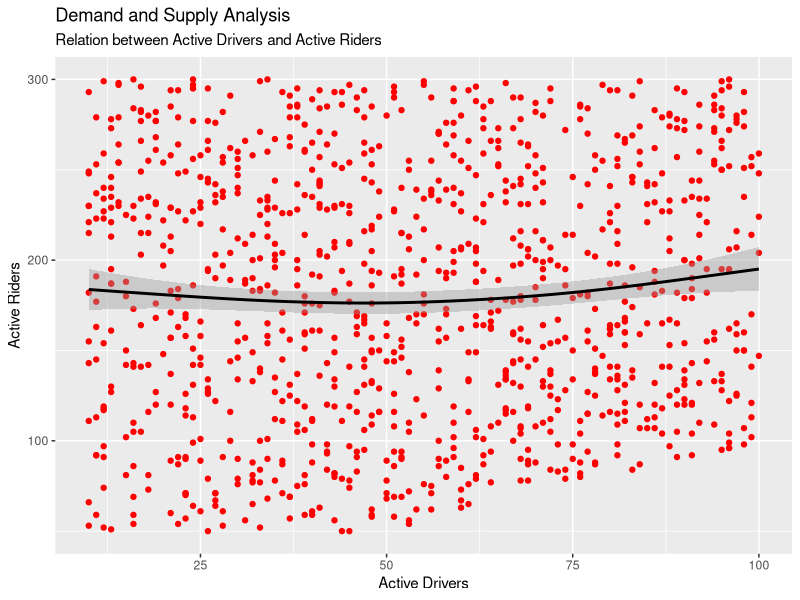
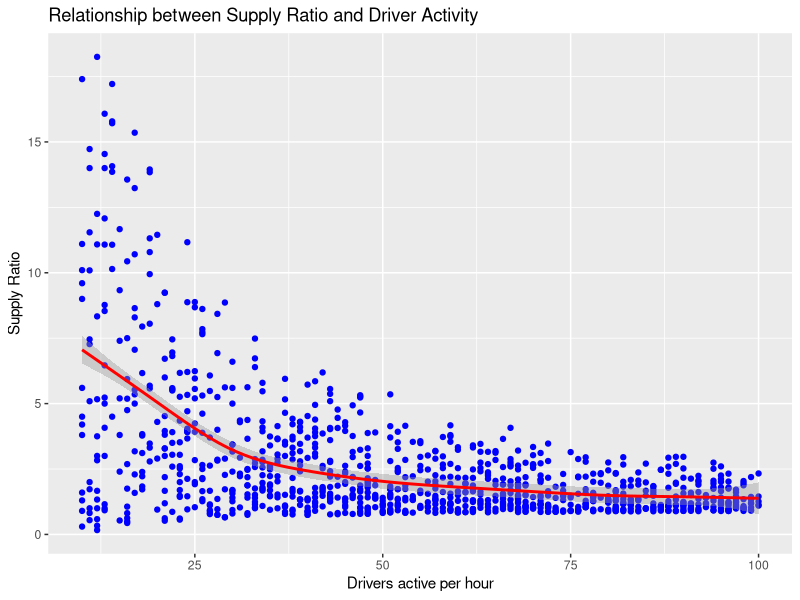

Here is the R script that generated these plots, in order:
## ---- chunk 1
#| label: import packages 
#| message: false
library(tidyverse)
library(kableExtra)
library(readr)
library(skimr)
## ---- chunk 2
#| label: Import Data
#| message: false
rides <- read_csv("rides.csv")
## ---- chunk 3
#| label: missing values
colSums(is.na(rides)) # find out missing values. 

rides <- na.omit(rides) #drop NA values. 

## ---- chunk 4
#| label: rename variables 
colnames(rides) <- c("drivers_active", "riders_active", "rides_completed")

glimpse(rides)
## ---- chunk 5
#| label: relation in drivers and riders
#| message: false
ggplot(rides, aes(x = drivers_active, 
                  y = riders_active)) +
  geom_point(color = "red")+
  geom_smooth(color = "black")+
  labs(
    title = "Demand and Supply Analysis",
    subtitle = "Relation between Active Drivers and Active Riders",
    x = "Active Drivers", 
    y = "Active Riders")
## ---- chunk 6
#| label: supply ratio 
#| message: false
rides <- rides |> 
  mutate(supply_ratio = rides_completed/drivers_active)
head(rides, 5)

ggplot(rides, aes(x = drivers_active, 
                  y = supply_ratio)) +
  geom_point(color = "blue") +
  geom_smooth(color = "red") +
  labs(
    x = "Drivers active per hour",
    y = "Supply Ratio",
    title = "Relationship between Supply Ratio and Driver Activity")
  
  
